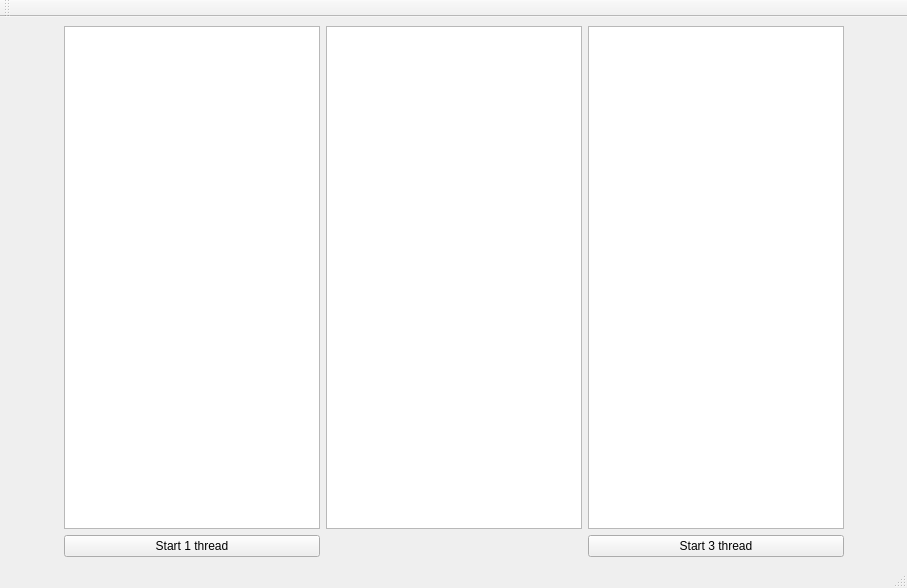
<?xml version="1.0" encoding="UTF-8"?>
<ui version="4.0">
 <class>MainWindow</class>
 <widget class="QMainWindow" name="MainWindow">
  <property name="geometry">
   <rect>
    <x>0</x>
    <y>0</y>
    <width>907</width>
    <height>588</height>
   </rect>
  </property>
  <property name="windowTitle">
   <string>MainWindow</string>
  </property>
  <widget class="QWidget" name="centralwidget">
   <layout class="QVBoxLayout" name="verticalLayout">
    <item>
     <layout class="QGridLayout" name="gridLayout">
      <item row="0" column="2">
       <widget class="QListWidget" name="queueListWidget"/>
      </item>
      <item row="1" column="3">
       <widget class="QPushButton" name="deqButton">
        <property name="text">
         <string>Start 3 thread</string>
        </property>
       </widget>
      </item>
      <item row="1" column="1">
       <widget class="QPushButton" name="genButton">
        <property name="text">
         <string>Start 1 thread</string>
        </property>
       </widget>
      </item>
      <item row="0" column="3">
       <widget class="QListWidget" name="dequeueListWidget"/>
      </item>
      <item row="0" column="1">
       <widget class="QListWidget" name="genListWidget">
        <property name="modelColumn">
         <number>0</number>
        </property>
       </widget>
      </item>
      <item row="0" column="0">
       <spacer name="horizontalSpacer">
        <property name="orientation">
         <enum>Qt::Orientation::Horizontal</enum>
        </property>
        <property name="sizeHint" stdset="0">
         <size>
          <width>40</width>
          <height>20</height>
         </size>
        </property>
       </spacer>
      </item>
      <item row="0" column="4">
       <spacer name="horizontalSpacer_2">
        <property name="orientation">
         <enum>Qt::Orientation::Horizontal</enum>
        </property>
        <property name="sizeHint" stdset="0">
         <size>
          <width>40</width>
          <height>20</height>
         </size>
        </property>
       </spacer>
      </item>
     </layout>
    </item>
   </layout>
  </widget>
  <widget class="QMenuBar" name="menubar">
   <property name="geometry">
    <rect>
     <x>0</x>
     <y>0</y>
     <width>907</width>
     <height>21</height>
    </rect>
   </property>
  </widget>
  <widget class="QStatusBar" name="statusbar"/>
  <widget class="QToolBar" name="toolBar">
   <property name="windowTitle">
    <string>toolBar</string>
   </property>
   <attribute name="toolBarArea">
    <enum>TopToolBarArea</enum>
   </attribute>
   <attribute name="toolBarBreak">
    <bool>false</bool>
   </attribute>
  </widget>
 </widget>
 <resources/>
 <connections/>
</ui>
